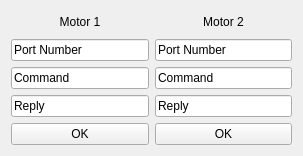
<?xml version="1.0" encoding="UTF-8"?>
<ui version="4.0">
 <class>Serial_Test</class>
 <widget class="QWidget" name="Serial_Test">
  <property name="geometry">
   <rect>
    <x>0</x>
    <y>0</y>
    <width>303</width>
    <height>156</height>
   </rect>
  </property>
  <property name="windowTitle">
   <string>Form</string>
  </property>
  <layout class="QHBoxLayout" name="horizontalLayout">
   <item>
    <layout class="QVBoxLayout" name="verticalLayout">
     <item>
      <widget class="QLabel" name="label">
       <property name="text">
        <string>Motor 1</string>
       </property>
       <property name="alignment">
        <set>Qt::AlignCenter</set>
       </property>
      </widget>
     </item>
     <item>
      <widget class="QLineEdit" name="port_1">
       <property name="enabled">
        <bool>true</bool>
       </property>
       <property name="sizePolicy">
        <sizepolicy hsizetype="Preferred" vsizetype="Fixed">
         <horstretch>0</horstretch>
         <verstretch>0</verstretch>
        </sizepolicy>
       </property>
       <property name="text">
        <string>Port Number</string>
       </property>
      </widget>
     </item>
     <item>
      <widget class="QLineEdit" name="command_1">
       <property name="sizePolicy">
        <sizepolicy hsizetype="Preferred" vsizetype="Fixed">
         <horstretch>0</horstretch>
         <verstretch>0</verstretch>
        </sizepolicy>
       </property>
       <property name="text">
        <string>Command</string>
       </property>
      </widget>
     </item>
     <item>
      <widget class="QLineEdit" name="reply_1">
       <property name="sizePolicy">
        <sizepolicy hsizetype="Preferred" vsizetype="Fixed">
         <horstretch>0</horstretch>
         <verstretch>0</verstretch>
        </sizepolicy>
       </property>
       <property name="text">
        <string>Reply</string>
       </property>
      </widget>
     </item>
     <item>
      <widget class="QPushButton" name="portBtn_1">
       <property name="text">
        <string>OK</string>
       </property>
      </widget>
     </item>
    </layout>
   </item>
   <item>
    <layout class="QVBoxLayout" name="verticalLayout_2">
     <item>
      <widget class="QLabel" name="label_2">
       <property name="text">
        <string>Motor 2</string>
       </property>
       <property name="alignment">
        <set>Qt::AlignCenter</set>
       </property>
      </widget>
     </item>
     <item>
      <widget class="QLineEdit" name="port_2">
       <property name="sizePolicy">
        <sizepolicy hsizetype="Preferred" vsizetype="Fixed">
         <horstretch>0</horstretch>
         <verstretch>0</verstretch>
        </sizepolicy>
       </property>
       <property name="text">
        <string>Port Number</string>
       </property>
      </widget>
     </item>
     <item>
      <widget class="QLineEdit" name="command_2">
       <property name="sizePolicy">
        <sizepolicy hsizetype="Preferred" vsizetype="Fixed">
         <horstretch>0</horstretch>
         <verstretch>0</verstretch>
        </sizepolicy>
       </property>
       <property name="text">
        <string>Command</string>
       </property>
      </widget>
     </item>
     <item>
      <widget class="QLineEdit" name="reply_2">
       <property name="sizePolicy">
        <sizepolicy hsizetype="Preferred" vsizetype="Fixed">
         <horstretch>0</horstretch>
         <verstretch>0</verstretch>
        </sizepolicy>
       </property>
       <property name="text">
        <string>Reply</string>
       </property>
      </widget>
     </item>
     <item>
      <widget class="QPushButton" name="portBtn_2">
       <property name="text">
        <string>OK</string>
       </property>
      </widget>
     </item>
    </layout>
   </item>
  </layout>
 </widget>
 <resources/>
 <connections/>
</ui>
